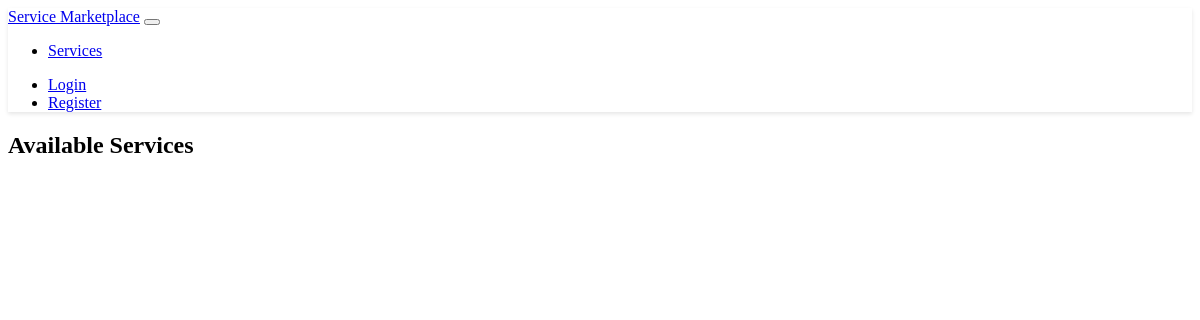
Page /services on the earlier database version.
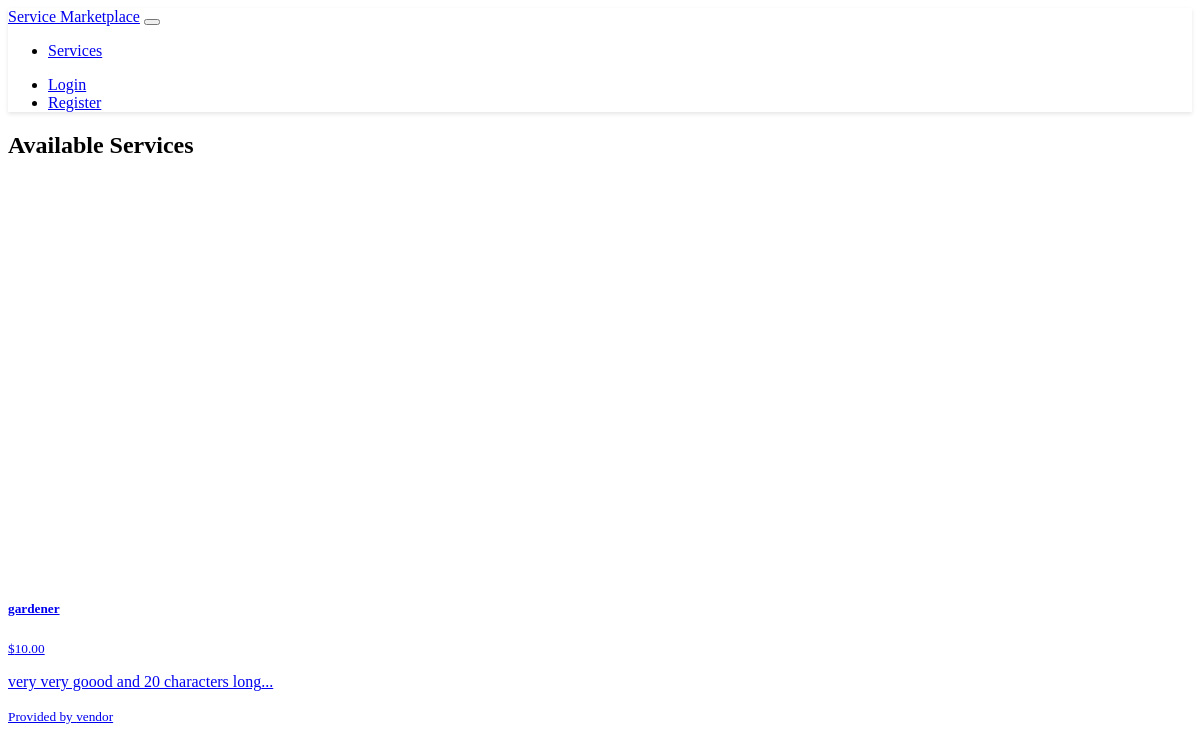
Same page on the later database version.
### models.py (models this page shows, shortened)
class Service(db.Model):
    id = db.Column(db.Integer, primary_key=True)
    title = db.Column(db.String(100), nullable=False)
    description = db.Column(db.Text, nullable=False)
    rate = db.Column(db.Float, nullable=False)
    provider_id = db.Column(db.Integer, db.ForeignKey('user.id'), nullable=False)
    created_at = db.Column(db.DateTime, default=datetime.utcnow)
    requests = db.relationship('ServiceRequest', backref='service', lazy=True)

class User(UserMixin, db.Model):
    id = db.Column(db.Integer, primary_key=True)
    username = db.Column(db.String(64), unique=True, nullable=False)
    email = db.Column(db.String(120), unique=True, nullable=False)
    password_hash = db.Column(db.String(256))
    is_provider = db.Column(db.Boolean, default=False)
    latitude = db.Column(db.Float)
    longitude = db.Column(db.Float)
    services = db.relationship('Service', backref='provider', lazy=True)

### routes.py (the view)
@app.route('/services')
def service_list():
    services = Service.query.all()
    return render_template('service_list.html', services=services)

### templates/service_list.html (shortened to what this page needs)
{% extends "base.html" %}
{% block content %}
<div class="row mb-4">
    <div class="col">
        <h2>Available Services</h2>
    </div>
</div>
<div class="row">
    <div class="col-md-8">
        <div id="map" style="height: 400px;" class="mb-4"></div>
    </div>
    <div class="col-md-4">
        <div class="list-group">
            {% for service in services %}
            <a href="{{ url_for('service_detail', id=service.id) }}" class="list-group-item list-group-item-action">
                <div class="d-flex w-100 justify-content-between">
                    <h5 class="mb-1">{{ service.title }}</h5>
                    <small>${{ "%.2f"|format(service.rate) }}</small>
                </div>
                <p class="mb-1">{{ service.description[:100] }}...</p>
                <small>Provided by {{ service.provider.username }}</small>
            </a>
            {% endfor %}
        </div>
    </div>
</div>
{% endblock %}

### templates/base.html (shortened to what this page needs)
<!DOCTYPE html>
<html lang="en" data-bs-theme="dark">
<head>
    <link rel="stylesheet" href="https://cdn.replit.com/agent/bootstrap-agent-dark-theme.min.css">
    <link rel="stylesheet" href="https://unpkg.com/leaflet@1.7.1/dist/leaflet.css">
    <link rel="stylesheet" href="{{ url_for('static', filename='css/custom.css') }}">
</head>
<body>
    <nav class="navbar navbar-expand-lg navbar-dark bg-dark mb-4">
        <div class="container">
            <a class="navbar-brand" href="{{ url_for('index') }}">Service Marketplace</a>
            <button class="navbar-toggler" type="button" data-bs-toggle="collapse" data-bs-target="#navbarNav">
            </button>
            <div class="collapse navbar-collapse" id="navbarNav">
                <ul class="navbar-nav me-auto">
                    <li class="nav-item">
                        <a class="nav-link" href="{{ url_for('service_list') }}">Services</a>
                    </li>
                </ul>
                <ul class="navbar-nav">
                    {% if current_user.is_authenticated %}
                    <li class="nav-item">
                        <a class="nav-link" href="{{ url_for('logout') }}">Logout</a>
                    </li>
                    {% else %}
                    <li class="nav-item">
                        <a class="nav-link" href="{{ url_for('login') }}">Login</a>
                    </li>
                    <li class="nav-item">
                        <a class="nav-link" href="{{ url_for('register') }}">Register</a>
                    </li>
                    {% endif %}
                </ul>
            </div>
        </div>
    </nav>
    <div class="container">
        {% block content %}{% endblock %}
    </div>
</body>
</html>

### static/css/custom.css (style rules this page uses)
.navbar { box-shadow: 0 2px 4px rgba(0, 0, 0, 0.1); }
#map, #provider-map { border-radius: var(--bs-border-radius); border: 1px solid var(--bs-border-color); }
.list-group-item { background-color: var(--bs-dark); border-color: var(--bs-border-color); }

Differences in the rows shown:
added Service: title "gardener", rate "10.00", description "very very goood and 20 characters long", provider.username "vendor"
